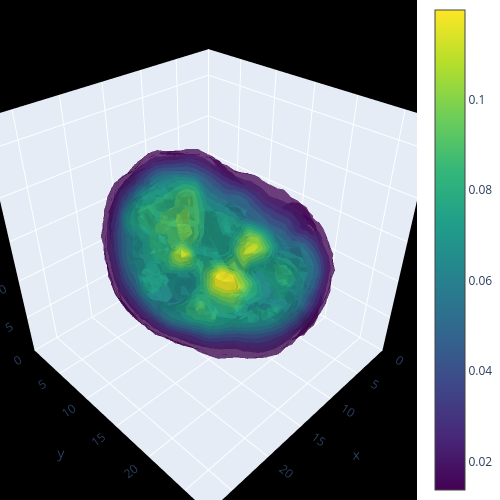

Notebook source saved alongside this figure:
### Code cell
tomodpdt.plotting.visualize_3d_volume(
    tomographic_model.volume.cpu().detach().numpy(),
)

### Figure 1 — Plotly figure (JSON) as saved in the notebook; plotly's stock layout.template omitted (floating-point values rounded to 4 significant figures; data arrays with more than 128 entries replaced by an {"elided": "..."} marker saying what was removed)
{"data": [{"caps": {"x": {"show": false}, "y": {"show": false}, "z": {"show": false}}, "colorscale": [[0, "#440154"], [0.1111, "#482878"], [0.2222, "#3e4989"], [0.3333, "#31688e"], [0.4444, "#26828e"], [0.5556, "#1f9e89"], [0.6667, "#35b779"], [0.7778, "#6ece58"], [0.8889, "#b5de2b"], [1, "#fde725"]], "isomax": 0.1198, "isomin": 0.01372, "opacity": 0.5, "surface": {"count": 15}, "type": "isosurface", "value": {"elided": "21952 float values"}, "x": {"elided": "21952 int values"}, "y": {"elided": "21952 int values"}, "z": {"elided": "21952 int values"}}], "layout": {"height": 500, "margin": {"b": 0, "l": 0, "r": 0, "t": 0}, "scene": {"bgcolor": "black", "camera": {"eye": {"x": 1.25, "y": 1.25, "z": 1.25}}, "xaxis": {"range": [0, 28]}, "yaxis": {"range": [0, 28]}, "zaxis": {"range": [0, 28]}}, "width": 500}}
